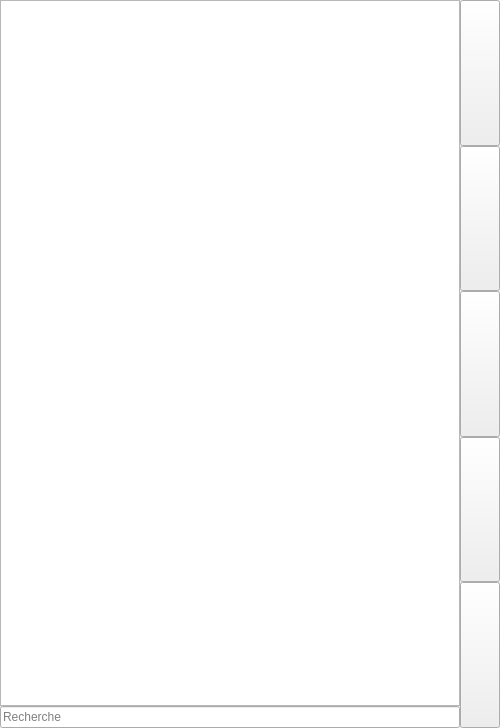
<?xml version="1.0" encoding="UTF-8"?>
<ui version="4.0">
 <class>AddressBook</class>
 <widget class="QMainWindow" name="AddressBook">
  <property name="geometry">
   <rect>
    <x>0</x>
    <y>0</y>
    <width>500</width>
    <height>728</height>
   </rect>
  </property>
  <property name="windowTitle">
   <string>MainWindow</string>
  </property>
  <widget class="QWidget" name="centralwidget">
   <layout class="QHBoxLayout" name="horizontalLayout_2">
    <property name="spacing">
     <number>0</number>
    </property>
    <property name="leftMargin">
     <number>0</number>
    </property>
    <property name="topMargin">
     <number>0</number>
    </property>
    <property name="rightMargin">
     <number>0</number>
    </property>
    <property name="bottomMargin">
     <number>0</number>
    </property>
    <item>
     <layout class="QHBoxLayout" name="horizontalLayout">
      <property name="spacing">
       <number>0</number>
      </property>
      <item>
       <layout class="QVBoxLayout" name="verticalLayout_2">
        <property name="spacing">
         <number>0</number>
        </property>
        <item>
         <widget class="QTreeWidget" name="addressesTree">
          <attribute name="headerVisible">
           <bool>false</bool>
          </attribute>
          <column>
           <property name="text">
            <string/>
           </property>
          </column>
          <column>
           <property name="text">
            <string>Addresse</string>
           </property>
          </column>
          <column>
           <property name="text">
            <string>Nom</string>
           </property>
          </column>
          <column>
           <property name="text">
            <string>Prénom</string>
           </property>
          </column>
         </widget>
        </item>
        <item>
         <widget class="QLineEdit" name="addressField">
          <property name="placeholderText">
           <string>Recherche</string>
          </property>
         </widget>
        </item>
       </layout>
      </item>
      <item>
       <layout class="QVBoxLayout" name="verticalLayout">
        <property name="spacing">
         <number>0</number>
        </property>
        <item>
         <widget class="QPushButton" name="closeButton">
          <property name="sizePolicy">
           <sizepolicy hsizetype="Maximum" vsizetype="Expanding">
            <horstretch>0</horstretch>
            <verstretch>0</verstretch>
           </sizepolicy>
          </property>
          <property name="maximumSize">
           <size>
            <width>50</width>
            <height>16777215</height>
           </size>
          </property>
          <property name="text">
           <string/>
          </property>
          <property name="icon">
           <iconset resource="../icons.qrc">
            <normaloff>:/icon/res/browser-close-2.png</normaloff>:/icon/res/browser-close-2.png</iconset>
          </property>
          <property name="iconSize">
           <size>
            <width>35</width>
            <height>35</height>
           </size>
          </property>
         </widget>
        </item>
        <item>
         <widget class="QPushButton" name="saveButton">
          <property name="sizePolicy">
           <sizepolicy hsizetype="Maximum" vsizetype="Expanding">
            <horstretch>0</horstretch>
            <verstretch>0</verstretch>
           </sizepolicy>
          </property>
          <property name="maximumSize">
           <size>
            <width>50</width>
            <height>16777215</height>
           </size>
          </property>
          <property name="text">
           <string/>
          </property>
          <property name="icon">
           <iconset resource="../icons.qrc">
            <normaloff>:/icon/res/stiffy.png</normaloff>:/icon/res/stiffy.png</iconset>
          </property>
          <property name="iconSize">
           <size>
            <width>35</width>
            <height>35</height>
           </size>
          </property>
         </widget>
        </item>
        <item>
         <widget class="QPushButton" name="addToListButton">
          <property name="sizePolicy">
           <sizepolicy hsizetype="Maximum" vsizetype="Expanding">
            <horstretch>0</horstretch>
            <verstretch>0</verstretch>
           </sizepolicy>
          </property>
          <property name="maximumSize">
           <size>
            <width>50</width>
            <height>16777215</height>
           </size>
          </property>
          <property name="text">
           <string/>
          </property>
          <property name="icon">
           <iconset resource="../icons.qrc">
            <normaloff>:/icon/res/user-4-add.png</normaloff>:/icon/res/user-4-add.png</iconset>
          </property>
          <property name="iconSize">
           <size>
            <width>35</width>
            <height>35</height>
           </size>
          </property>
         </widget>
        </item>
        <item>
         <widget class="QPushButton" name="deleteButton">
          <property name="sizePolicy">
           <sizepolicy hsizetype="Maximum" vsizetype="Expanding">
            <horstretch>0</horstretch>
            <verstretch>0</verstretch>
           </sizepolicy>
          </property>
          <property name="maximumSize">
           <size>
            <width>50</width>
            <height>16777215</height>
           </size>
          </property>
          <property name="text">
           <string/>
          </property>
          <property name="icon">
           <iconset resource="../icons.qrc">
            <normaloff>:/icon/res/user-4-remove.png</normaloff>:/icon/res/user-4-remove.png</iconset>
          </property>
          <property name="iconSize">
           <size>
            <width>35</width>
            <height>35</height>
           </size>
          </property>
         </widget>
        </item>
        <item>
         <widget class="QPushButton" name="addToMailButton">
          <property name="sizePolicy">
           <sizepolicy hsizetype="Maximum" vsizetype="Expanding">
            <horstretch>0</horstretch>
            <verstretch>0</verstretch>
           </sizepolicy>
          </property>
          <property name="maximumSize">
           <size>
            <width>50</width>
            <height>16777215</height>
           </size>
          </property>
          <property name="text">
           <string/>
          </property>
          <property name="icon">
           <iconset resource="../icons.qrc">
            <normaloff>:/icon/res/mail-incoming.png</normaloff>:/icon/res/mail-incoming.png</iconset>
          </property>
          <property name="iconSize">
           <size>
            <width>35</width>
            <height>35</height>
           </size>
          </property>
         </widget>
        </item>
       </layout>
      </item>
     </layout>
    </item>
   </layout>
  </widget>
  <widget class="QMenuBar" name="menuBar">
   <property name="geometry">
    <rect>
     <x>0</x>
     <y>0</y>
     <width>500</width>
     <height>25</height>
    </rect>
   </property>
  </widget>
  <action name="actionAjouter_une_adresse">
   <property name="text">
    <string>Ajouter une adresse</string>
   </property>
  </action>
  <action name="actionSupprimer_l_adresse">
   <property name="text">
    <string>Supprimer l'adresse</string>
   </property>
  </action>
  <action name="actionQuitter">
   <property name="text">
    <string>Quitter</string>
   </property>
  </action>
  <action name="actionFermet_le_carnet">
   <property name="text">
    <string>Fermer</string>
   </property>
  </action>
 </widget>
 <resources>
  <include location="../icons.qrc"/>
 </resources>
 <connections/>
</ui>
